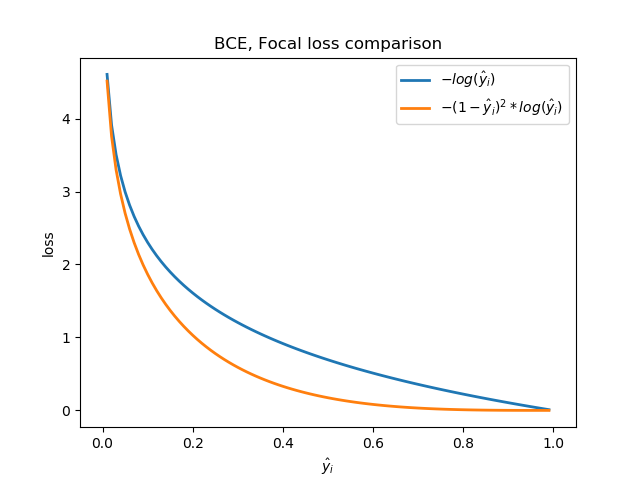

Here is the Python script that generated this plot:
import os

import numpy as np
import matplotlib.pyplot as plt


x = np.linspace(0.01, 0.99, 99)
y_BCE = - np.log(x)
y_FL = - (1-x)**2*np.log(x)
fig, ax = plt.subplots()

ax.plot(x, y_BCE, label=r'$-log(\hat{y}_i)$', lw=2)
ax.plot(x, y_FL, label=r'$-(1-\hat{y}_i)^2*log(\hat{y}_i)$', lw=2)

ax.set(xlim=[-0.05, 1.05], title='BCE, Focal loss comparison')
ax.legend(loc='upper right')	
ax.set_xlabel('$\hat{y}_i$')
ax.set_ylabel('loss')
LC_png_file = 'FLCE.PNG'
plt.savefig(LC_png_file)

